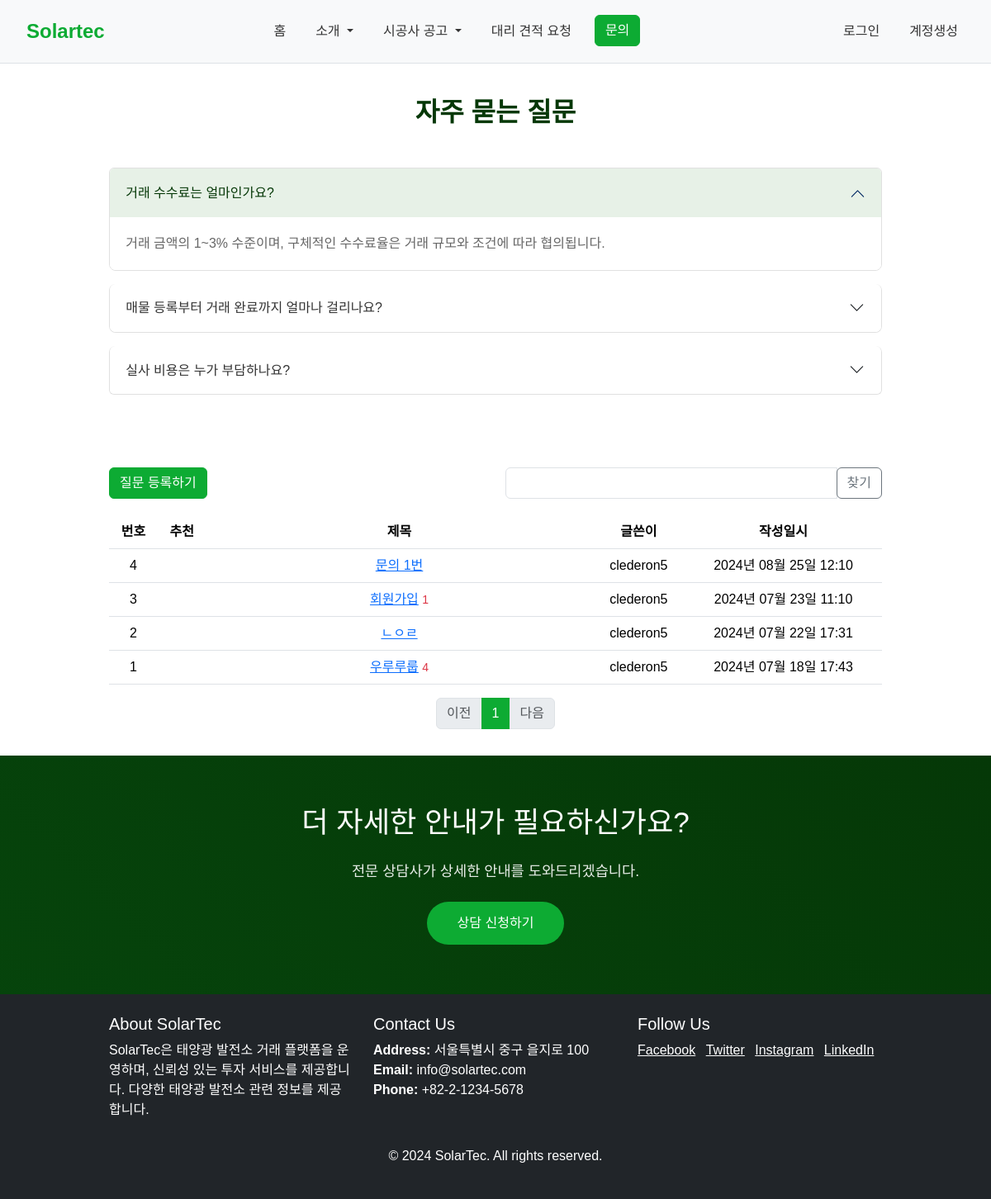
Page /question/list/ on the committed database.
### solar/models.py (models this page shows)
class Question(db.Model):
    id = db.Column(db.Integer, primary_key=True)
    subject = db.Column(db.String(200), nullable=False)
    content = db.Column(db.Text(), nullable=False)
    create_date = db.Column(db.DateTime(), nullable=False)
    user_id = db.Column(db.Integer, db.ForeignKey('user.id', ondelete='CASCADE'), nullable=False)
    user = db.relationship('User', backref=db.backref('question_set'))
    modify_date = db.Column(db.DateTime(), nullable=True)
    voter = db.relationship('User', secondary=question_voter, backref=db.backref('question_voter_set'))

class User(db.Model) :
    id = db.Column(db.Integer, primary_key=True)
    username = db.Column(db.String(150), unique=True, nullable=False)
    password = db.Column(db.String(200), nullable=False)
    email = db.Column(db.String(120), unique=True, nullable=False)

### solar/views/question_views.py (the view, shortened to what this page needs)
@bp.route('/list/')
def _list():
    page = request.args.get('page', type=int, default=1)
    kw = request.args.get('kw', type=str, default='')
    question_list = Question.query.order_by(Question.create_date.desc())
    question_list = question_list.paginate(page=page, per_page=10)
    return render_template('question/question_list.html', question_list=question_list, page=page, kw=kw)

### solar/filter.py (called while the page is built)
def format_datetime(value, fmt = '%Y년 %m월 %d일 %H:%M') :
    return value.strftime(fmt)

### solar/views/auth_views.py (called while the page is built)
@bp.before_app_request
def load_logged_in_user() :
    user_id = session.get('user_id')
    if user_id is None :
        g.user = None
    else :
        g.user = User.query.get(user_id)

### solar/templates/question/question_list.html (shortened to what this page needs)
{% extends 'base.html' %} {% block content %}
<head>
    <link
        rel="stylesheet"
        href="{{ url_for('static', filename='css/question.css') }}"
    />
</head>
<div class="faq-section">
    <div class="container">
        <h2 class="text-center mb-5">자주 묻는 질문</h2>
        <div class="accordion" id="faqAccordion">
            <div class="accordion-item">
                <h2 class="accordion-header" style="margin-bottom: 0">
                    <button
                        class="accordion-button"
                        type="button"
                        data-bs-toggle="collapse"
                        data-bs-target="#faq1"
                    >
                        거래 수수료는 얼마인가요?
                    </button>
                </h2>
                <div
                    id="faq1"
                    class="accordion-collapse collapse show"
                    data-bs-parent="#faqAccordion"
                >
                    <div class="accordion-body">
                        거래 금액의 1~3% 수준이며, 구체적인 수수료율은 거래
                        규모와 조건에 따라 협의됩니다.
                    </div>
                </div>
            </div>
            <div class="accordion-item">
                <h2 class="accordion-header" style="margin-bottom: 0">
                    <button
                        class="accordion-button collapsed"
                        type="button"
                        data-bs-toggle="collapse"
                        data-bs-target="#faq2"
                    >
                        매물 등록부터 거래 완료까지 얼마나 걸리나요?
                    </button>
                </h2>
            </div>
            <div class="accordion-item">
                <h2 class="accordion-header" style="margin-bottom: 0">
                    <button
                        class="accordion-button collapsed"
                        type="button"
                        data-bs-toggle="collapse"
                        data-bs-target="#faq3"
                    >
                        실사 비용은 누가 부담하나요?
                    </button>
                </h2>
            </div>
        </div>
    </div>
</div>
<div class="container my-3">
    <div class="row my-3">
        <div class="col-6">
            <a href="{{ url_for('question.create') }}" class="btn btn-primary"
                >질문 등록하기</a
            >
        </div>
        <div class="col-6">
            <div class="input-group">
                <input
                    type="text"
                    id="search_kw"
                    class="form-control"
                    value="{{ kw or '' }}"
                />
                <div class="input-group-append">
                    <button
                        class="btn btn-outline-secondary"
                        type="button"
                        id="btn_search"
                    >
                        찾기
                    </button>
                </div>
            </div>
        </div>
    </div>
    <table class="table">
        <thead>
            <tr class="text-center thead-dark">
                <th>번호</th>
                <th>추천</th>
                <th style="width: 50%">제목</th>
                <th>글쓴이</th>
                <th>작성일시</th>
            </tr>
        </thead>
        <tbody>
            {% if question_list %} {% for question in question_list.items %}
            <tr class="text-center">
                <td>
                    {{ question_list.total - ((question_list.page - 1) *
                    question_list.per_page) - loop.index0 }}
                </td>
                <td>
                </td>
                <td class="text-left">
                    <a
                        href="{{ url_for('question.detail', question_id=question.id) }}"
                        >{{ question.subject }}</a
                    >
                    {% if question.answer_set|length > 0 %}
                    <span class="text-danger small ml-2"
                        >{{ question.answer_set|length }}</span
                    >
                    {% endif %}
                </td>
                <td>{{ question.user.username }}</td>
                <td>{{ question.create_date|datetime }}</td>
            </tr>
            {% endfor%} {% else %}
            <tr>
                <td colspan="3">질문이 없습니다.</td>
            </tr>
            {% endif %}
        </tbody>
    </table>
    <ul class="pagination justify-content-center">
        {% if question_list.has_prev %}
        <li class="page-item">
            <a
                href="?page={{ question_list.prev_num }}"
                class="page-link"
                href="javascript:void(0)"
                >이전</a
            >
        </li>
        {% else %}
        <li class="page-item disabled">
            <a
                href="javascript:void(0)"
                class="page-link"
                tabindex="-1"
                aria-disabled="true"
                >이전</a
            >
        </li>
        {% endif %} {% for page_num in question_list.iter_pages() %} {% if
        page_num %} {% if page_num != question_list.page %}
        <li class="page-item">
            <a
                href="?page={{ page_num }}"
                class="page-link"
                href="javascript:void(0)"
                >{{ page_num }}</a
            >
        </li>
        {% else %}
        <li class="page-item active" aria-current="page">
            <a href="#" class="page-link">{{ page_num }}</a>
        </li>
        {% endif %} {% else %}
        <li class="disabled">
            <a href="javascript:void(0)" class="page-link">...</a>
        </li>
        {% endif %} {% endfor %}
        {% if question_list.has_next %}
        <li class="page-item">
            <a
                href="?page={{ question_list.next_num }}"
                class="page-link"
                href="javascript:void(0)"
                >다음</a
            >
        </li>
        {% else %}
        <li class="page-item disabled">
            <a
                href="javascript:void(0)"
                class="page-link"
                tabindex="-1"
                aria-disabled="true"
                >다음</a
            >
        </li>
        {% endif %}
    </ul>
</div>
<div class="contact-section">
    <div class="container">
        <h2 class="mb-4">더 자세한 안내가 필요하신가요?</h2>
        <p class="mb-4">전문 상담사가 상세한 안내를 도와드리겠습니다.</p>
        <a href="#" class="btn btn-custom">상담 신청하기</a>
    </div>
</div>
{% endblock %}

### solar/static/css/style.css (style rules this page uses)
body { font-family: Arial, sans-serif; margin: 0; padding: 0; box-sizing: border-box; }
.table { margin-top: 20px; }
.container { width: 80%; margin: auto; overflow: hidden; }

### solar/static/css/question.css (style rules this page uses)
.faq-section { padding: 40px 0; background: #fff; }
.faq-section h2 { color: #053807; margin-bottom: 2rem; font-weight: bold; }
.accordion-item { border: 1px solid #e0e0e0; margin-bottom: 1rem; border-radius: 8px; overflow: hidden; }
.accordion-button { padding: 1.2rem; font-weight: 500; color: #333; background-color: #fff; }
.accordion-button:not(.collapsed) { background-color: #e7f1e7; color: #053807; box-shadow: none; }
.accordion-button::after { background-size: 1.2rem; transition: transform 0.3s ease; }
.accordion-body { padding: 1.2rem; background-color: #fff; color: #666; line-height: 1.6; }
.contact-section { background: #053807; color: white; padding: 60px 0; text-align: center; position: relative; overflow: hidden; }
.contact-section::before { content: ""; position: absolute; top: 0; left: 0; right: 0; bottom: 0; background: linear-gradient( 45deg, rgba(13, 171, 51, 0.1) 0%, rgba(5, 56, 7, 0.1) 100% ); pointer-events: none; }
.contact-section h2 { font-size: 2.2rem; margin-bottom: 1.5rem; position: relative; }
.contact-section p { font-size: 1.1rem; margin-bottom: 2rem; opacity: 0.9; position: relative; }
.contact-section .btn-custom { background: #0dab33; color: white; padding: 12px 35px; border-radius: 30px; text-decoration: none; transition: all 0.3s ease; font-weight: 500; position: relative; border: 2px solid transparent; display: inline-block; }
.contact-section .container { position: relative; z-index: 1; }

### rows in the picture
Question: id "4", subject "문의 1번", user.username "clederon5", create_date "2024년 08월 25일 12:10"
Question: id "3", subject "회원가입", answer_set|length "1", user.username "clederon5", create_date "2024년 07월 23일 11:10"
Question: id "2", subject "ㄴㅇㄹ", user.username "clederon5", create_date "2024년 07월 22일 17:31"
Question: total "1", subject "우루루룹", answer_set|length "4", user.username "clederon5", create_date "2024년 07월 18일 17:43"

### other values in the picture
{{ page_num }} "1"
